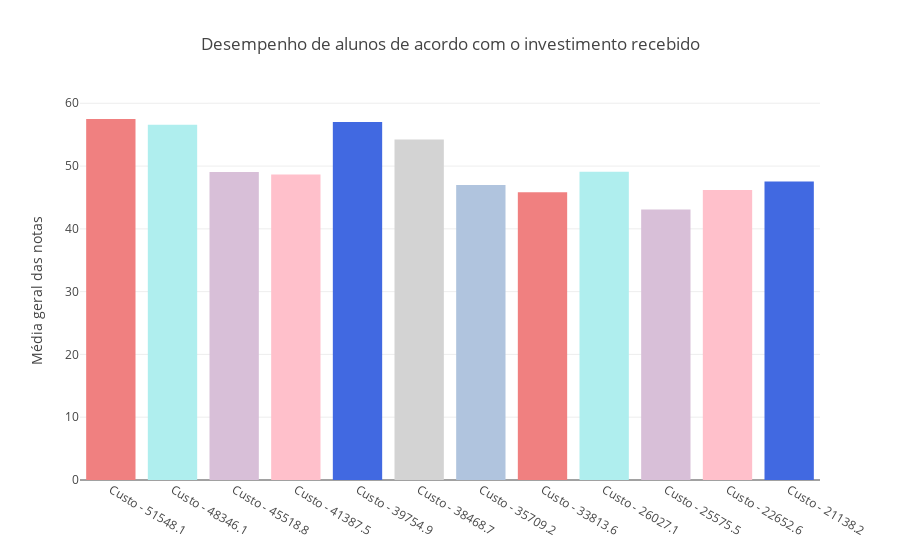

The code cell stored with this chart in its notebook:
### Markdown cell above
### A nota geral do ENADE dos cursos é influenciada pelo custo aluno? Isto é, quanto mais caro o aluno, mais investimento é feito e maior é a nota?

### Code cell
# Ordenado do maior gasto para o menor gasto
dados_custo['custoAluno_legenda'] = ["Custo - " + str(item) for item in dados_custo['custoAluno']]
dados_custo_filtrado = pd.DataFrame(dados_custo.groupby('custoAluno_legenda')['NT_GER'].mean()).reset_index(
        ).sort_values(by='custoAluno_legenda', ascending=False)
layout = go.Layout(
    title=go.layout.Title(
        text='Desempenho de alunos de acordo com o investimento recebido',
        x=0.5
    ),
    yaxis=go.layout.YAxis(
        title=go.layout.yaxis.Title(
            text='Média geral das notas',
            )
    ),
    showlegend=False)

fig = go.Figure(layout=layout)
fig.add_trace(go.Bar(
            x=dados_custo_filtrado["custoAluno_legenda"],
            y=dados_custo_filtrado["NT_GER"],
            marker_color=["#F08080", "#AFEEEE","#D8BFD8","#FFC0CB","#4169E1", "#D3D3D3", "#B0C4DE",
                         "#F08080", "#AFEEEE","#D8BFD8","#FFC0CB","#4169E1", "#D3D3D3", "#B0C4DE"],
            
    ))
iplot(fig)

### Figure 1 — Plotly figure (JSON) as saved in the notebook; plotly's stock layout.template omitted (floating-point values rounded to 4 significant figures)
{"data": [{"marker": {"color": ["#F08080", "#AFEEEE", "#D8BFD8", "#FFC0CB", "#4169E1", "#D3D3D3", "#B0C4DE", "#F08080", "#AFEEEE", "#D8BFD8", "#FFC0CB", "#4169E1", "#D3D3D3", "#B0C4DE"]}, "type": "bar", "uid": "28987202-360e-4ce7-8434-7e9e867e6167", "x": ["Custo - 51548.1", "Custo - 48346.1", "Custo - 45518.8", "Custo - 41387.5", "Custo - 39754.9", "Custo - 38468.7", "Custo - 35709.2", "Custo - 33813.6", "Custo - 26027.1", "Custo - 25575.5", "Custo - 22652.6", "Custo - 21138.2"], "y": [57.5, 56.56, 49.05, 48.66, 57.03, 54.24, 47.0, 45.82, 49.1, 43.1, 46.18, 47.55]}], "layout": {"showlegend": false, "title": {"text": "Desempenho de alunos de acordo com o investimento recebido", "x": 0.5}, "yaxis": {"title": {"text": "Média geral das notas"}}}}
